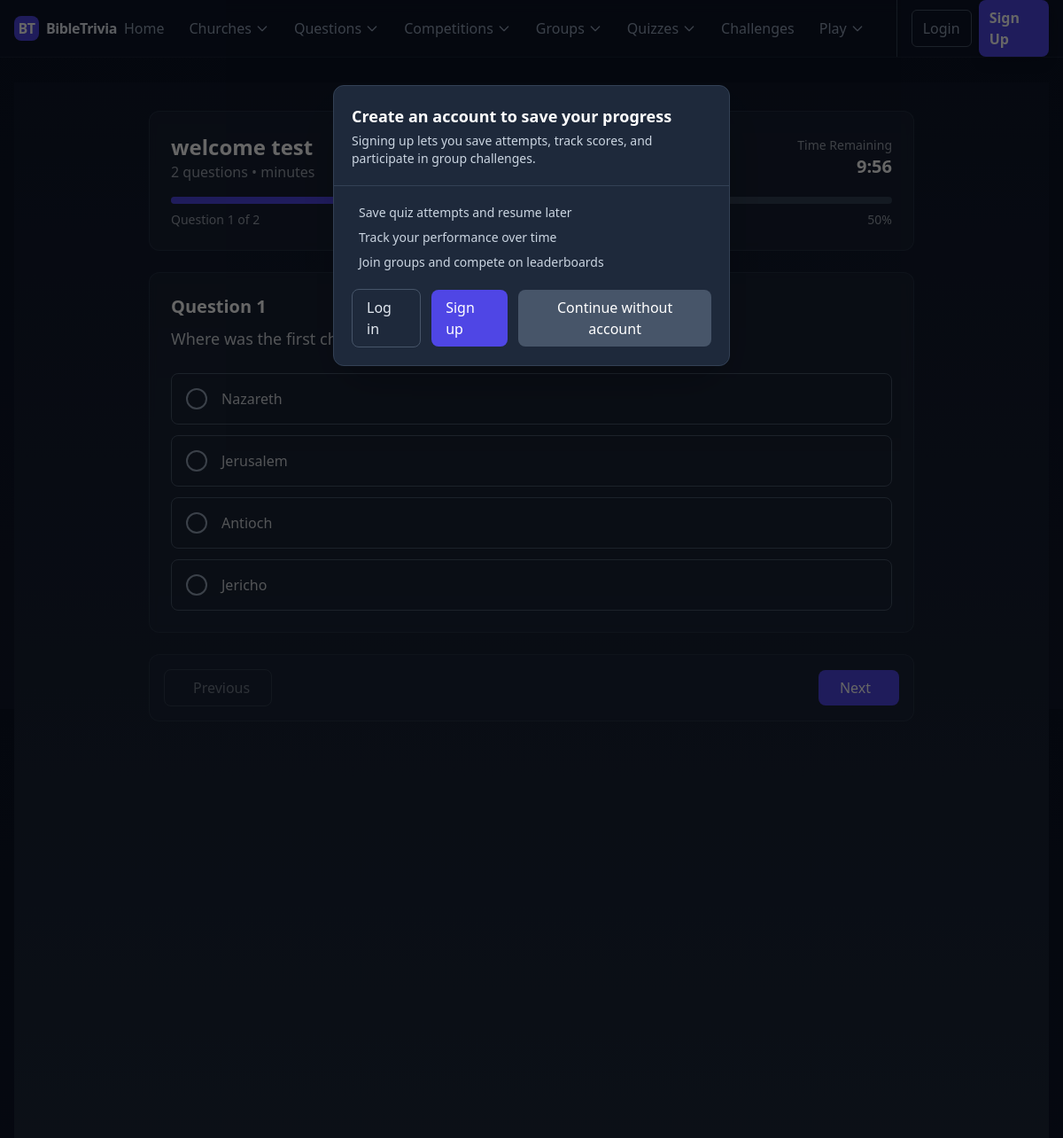
/quizzes/welcome-test/take/, run on the app's committed database.
### home/models.py (models this page shows, shortened)
class TimeStampedModel(models.Model):
    created_at = models.DateTimeField(auto_now_add=True)
    updated_at = models.DateTimeField(auto_now=True)
    class Meta:
        abstract = True

class TestQuiz(TimeStampedModel):
    DIFFICULTY_CHOICES = [
        ('Easy', 'Easy'),
        ('Medium', 'Medium'),
        ('Hard', 'Hard'),
    ]
    QUIZ_TYPE_CHOICES = [
        ('Practice', 'Practice'),
        ('Assessment', 'Assessment'),
        ('Competition', 'Competition'),
        ('Study', 'Study'),
    ]
    level_category = [
        ('Adults', 'Adults'),
        ('Youth', 'Youth'),
        ('Children', 'Children'),
        ('Senior', 'Senior'),
        ('Junior', 'Junior'),
        ('Teens', 'Teens'),
        ('All', 'All'),
    ]
    participation_category = [
        ('Individual', 'Individual'),
        ('Group', 'Group'),
        ('All', 'All'),
    ]
    participation = models.CharField(max_length=100, choices=participation_category, default='All')
    level = models.CharField(max_length=100, choices=level_category, default='All')
    name = models.CharField(max_length=200, unique=True)
    slug = models.SlugField(max_length=220, unique=True, blank=True)
    description = models.TextField(blank=True, help_text="Description of the quiz")
    difficulty = models.CharField(max_length=10, choices=DIFFICULTY_CHOICES, default='Medium')
    quiz_type = models.CharField(max_length=20, choices=QUIZ_TYPE_CHOICES, default='Practice')
    questions = models.ManyToManyField(
        Question,
        related_name='test_quizzes',
        blank=True,
        help_text="Questions included in this quiz"
    )
    activities = models.ManyToManyField(
        CompetitionActivity,
        related_name='quizzes',
        blank=True,
        help_text="Activities this quiz is associated with"
    )
    time_limit = models.PositiveIntegerField(
        null=True,
        blank=True,
        help_text="Time limit in minutes (null = no limit)"
    )
    max_attempts = models.PositiveIntegerField(
        default=1,
        help_text="Maximum number of attempts allowed"
    )
    passing_score = models.PositiveIntegerField(
        default=70,
        help_text="Minimum score percentage to pass"
    )
    total_points = models.PositiveIntegerField(
        default=0,
        help_text="Total possible points for this quiz"
    )
    is_active = models.BooleanField(default=True)
    is_public = models.BooleanField(default=True, help_text="Available to all users")
    requires_authentication = models.BooleanField(default=True)
    created_by = models.ForeignKey(
        settings.AUTH_USER_MODEL,
        on_delete=models.CASCADE,
        related_name='created_test_quizzes'
    )
    instructions = models.TextField(
        blank=True,
        help_text="Instructions for taking this quiz"
    )
    metadata = models.JSONField(
        blank=True,
        null=True,
        help_text="Additional quiz settings and data"
    )
    class Meta:
        ordering = ['-created_at']
        indexes = [
            models.Index(fields=["slug"]),
            models.Index(fields=["is_active"]),
            models.Index(fields=["quiz_type"]),
            models.Index(fields=["difficulty"]),
            models.Index(fields=["created_by"]),
        ]
        verbose_name = "Test Quiz"
        verbose_name_plural = "Test Quizzes"
    def get_question_count(self):
        return self.questions.count()

class Question(TimeStampedModel):
    DIFFICULTY_CHOICES = [
        ('Easy', 'Easy'),
        ('Medium', 'Medium'),
        ('Hard', 'Hard'),
    ]
    QUESTION_TYPE_CHOICES = [
        ('single', 'Single Choice'),
        ('multiple', 'Multiple Select'),
        ('open', 'Open Ended'),
    ]
    level_category = [
        ('Adults', 'Adults'),
        ('Youth', 'Youth'),
        ('Children', 'Children'),
        ('Senior', 'Senior'),
        ('Junior', 'Junior'),
        ('Teens', 'Teens'),
        ('All', 'All'),
    ]
    level = models.CharField(max_length=100, choices=level_category, default='All')
    allowed_levels = models.JSONField(
        default=list,
        blank=True,
        help_text="Select one or more levels this question applies to"
    )
    uuid = models.UUIDField(default=uuid.uuid4, unique=True, editable=False)
    categories = models.ManyToManyField(
        QuestionCategory,
        related_name='questions',
        blank=True,
    )
    activities = models.ManyToManyField(
        'CompetitionActivity',
        related_name='questions',
        blank=True,
        help_text='Activities this question is associated with'
    )
    question_text = models.TextField()
    difficulty = models.CharField(max_length=10, choices=DIFFICULTY_CHOICES, default='Medium')
    question_type = models.CharField(max_length=20, choices=QUESTION_TYPE_CHOICES, default='single')
    explanation = models.TextField(
        blank=True,
        help_text="Optional explanation for the correct answer"
    )
    bible_reference = models.CharField(
        max_length=100,
        blank=True,
        help_text="Bible verse reference (e.g., John 3:16)"
    )
    points = models.PositiveIntegerField(
        default=1,
        help_text="Points awarded for correct answer"
    )
    penalty = models.PositiveIntegerField(
        default=1,
        help_text="If 0, allow positive proportional credit for multiple-select; otherwise full-or-nothing"
    )
    is_active = models.BooleanField(default=True)
    created_by = models.ForeignKey(
        settings.AUTH_USER_MODEL,
        on_delete=models.CASCADE,
        related_name='created_questions'
    )
    class Meta:
        ordering = ['-created_at']
        indexes = [
            models.Index(fields=["difficulty"]),
            models.Index(fields=["is_active"]),
            models.Index(fields=["created_by"]),
        ]
        verbose_name = "Question"
        verbose_name_plural = "Questions"

class Choice(models.Model):
    question = models.ForeignKey(Question, on_delete=models.CASCADE, related_name='choices')
    choice_text = models.CharField(max_length=200)
    is_correct = models.BooleanField(default=False)
    explanation = models.TextField(max_length=500, null=True, blank=True)
    class Meta:
        ordering = ['is_correct', 'choice_text']
        indexes = [
            models.Index(fields=["question", "is_correct"]),
        ]
        verbose_name = "Choice"
        verbose_name_plural = "Choices"

### home/views.py (the view, shortened to what this page needs)
# urls.py: path('quizzes/<slug:slug>/take/', QuizTakeView.as_view(), name='quiz_take'),
class QuizTakeView(DetailView):
    model = TestQuiz
    template_name = 'home/quiz_take.html'
    context_object_name = 'quiz'
    slug_field = 'slug'
    slug_url_kwarg = 'slug'
    def dispatch(self, request, *args, **kwargs):
        self.quiz = self.get_object()
        if not self.quiz.is_active:
            messages.error(request, 'This quiz is not available.')
            return redirect('quiz_detail', slug=self.quiz.slug)
        if not request.user.is_authenticated and not self.quiz.is_public:
            messages.error(request, 'You need to log in to access this quiz.')
            return redirect('quiz_detail', slug=self.quiz.slug)
        if self.quiz.get_question_count() == 0:
            messages.error(request, 'This quiz has no questions.')
            return redirect('quiz_detail', slug=self.quiz.slug)
        self.selected_group = None
        group_id = request.GET.get('group_id')
        taking_as_individual = request.GET.get('individual') in ['1', 'true', 'True', 'yes', 'on', '']
        if self.quiz.participation == 'Group' and not self.selected_group:
            messages.error(request, 'Select a group to take this quiz.')
            return redirect('quiz_detail', slug=self.quiz.slug)
        if self.quiz.participation == 'Individual':
            self.selected_group = None
        return super().dispatch(request, *args, **kwargs)
    def get_context_data(self, **kwargs):
        context = super().get_context_data(**kwargs)
        quiz = self.get_object()
        questions = quiz.questions.all().prefetch_related('choices')
        allow_multiple_ids = []
        for q in questions:
            try:
                correct_count = q.choices.filter(is_correct=True).count()
            except Exception:
                correct_count = 0
            q.allow_multiple = (getattr(q, 'question_type', 'single') == 'multiple') or (correct_count > 1)
            try:
                print(f"[QUIZ_TAKE] quiz={quiz.slug} qid={q.id} correct_count={correct_count} qtype={getattr(q, 'question_type', None)} allow_multiple={q.allow_multiple}")
            except Exception:
                pass
            if q.allow_multiple:
                allow_multiple_ids.append(q.id)
            try:
                q.shuffled_choices = list(q.choices.all().order_by('?'))
            except Exception:
                q.shuffled_choices = list(q.choices.all())
        context['questions'] = questions
        context['allow_multiple_ids'] = allow_multiple_ids
        context['question_count'] = questions.count()
        context['time_limit'] = quiz.time_limit
        context['instructions'] = quiz.instructions
        user = self.request.user
        context['show_signup_modal'] = not user.is_authenticated
        context['can_select_group'] = False
        context['requires_group'] = False
        return context

### home/templates/home/quiz_take.html (shortened to what this page needs)
{% extends 'base.html' %}
{% block content %}
<div class="min-h-screen bg-gradient-to-b from-slate-900 to-slate-800">
    <div class="max-w-4xl mx-auto px-4 py-8">
        <div class="bg-slate-800/50 backdrop-blur-sm rounded-xl p-6 border border-slate-700/50 mb-6">
            <div class="flex items-center justify-between mb-4">
                <div>
                    <h1 class="text-2xl font-bold text-white">{{ quiz.name }}</h1>
                    <p class="text-gray-400">{{ question_count }} questions • {{ estimated_duration }} minutes</p>
                </div>
                <div class="text-right">
                    <div class="text-sm text-gray-400">Time Remaining</div>
                    <div id="timer" class="text-xl font-bold text-white">
                    </div>
                </div>
            </div>
            <div class="flex justify-between text-sm text-gray-400 mt-2">
                <span>Question <span id="current-question">1</span> of {{ question_count }}</span>
                <span id="progress-percentage">0%</span>
            </div>
        </div>
        <form id="quiz-form" method="post" class="space-y-6" data-can-select-group="{{ can_select_group|yesno:'1,0' }}" data-requires-group="{{ requires_group|yesno:'1,0' }}">
            {% for question in questions %}
            <div class="question-card {% if forloop.first %}active{% endif %}" data-question="{{ forloop.counter }}" data-qtype="{{ question.question_type }}" data-qid="{{ question.id }}" data-allow-multiple="{% if question.id in allow_multiple_ids %}1{% else %}0{% endif %}">
                <div class="bg-slate-800/50 backdrop-blur-sm rounded-xl p-6 border border-slate-700/50">
                    <div class="mb-6">
                        <h2 class="text-xl font-semibold text-white mb-2">
                            Question {{ forloop.counter }}
                        </h2>
                        <p class="text-gray-300 text-lg leading-relaxed">{{ question.question_text }}</p>
                    </div>
                    {% if question.question_type == 'open' %}
                        <div>
                            <label for="q_{{ question.id }}_text" class="block text-sm font-medium text-slate-300 mb-2">Your Answer</label>
                            <textarea id="q_{{ question.id }}_text" name="question_{{ question.id }}_text" rows="4" class="w-full rounded-lg bg-slate-900/60 border border-slate-700/50 px-3 py-2 text-sm text-slate-200" placeholder="Type your answer here..."></textarea>
                        </div>
                    {% else %}
                        <div class="space-y-3">
                            {% for choice in question.shuffled_choices %}
                            <label class="choice-option block p-4 border border-slate-600 rounded-lg cursor-pointer hover:border-indigo-500 transition-colors">
                                <div class="flex items_center">
                                    <div class="w-6 h-6 rounded-full border-2 border-slate-400 mr-4 flex-shrink-0 choice-indicator">
                                    </div>
                                    <span class="text-gray-300">{{ choice.choice_text }}</span>
                                </div>
                            </label>
                            {% endfor %}
                        </div>
                    {% endif %}
                </div>
            </div>
            {% endfor %}
            <div class="flex justify-between items-center bg-slate-800/50 backdrop-blur-sm rounded-xl p-4 border border-slate-700/50">
                <button type="button" id="prev-btn" class="px-6 py-2 border border-slate-600 text-slate-300 font-medium rounded-lg hover:bg-slate-700/50 transition-colors disabled:opacity-50 disabled:cursor-not-allowed" disabled>
                    Previous
                </button>
                <div class="flex space-x-2">
                    <button type="button" id="next-btn" class="px-6 py-2 bg-indigo-600 hover:bg-indigo-500 text-white font-medium rounded-lg transition-colors">
                        Next
                    </button>
                </div>
            </div>
        </form>
    </div>
</div>
{% if show_signup_modal %}
<div id="signup-modal" class="fixed inset-0 z-50 hidden">
    <div class="absolute inset-0 bg-black/60"></div>
    <div class="relative mx-auto mt-24 max-w-md rounded-xl bg-slate-800 border border-slate-700 shadow-2xl overflow-hidden">
        <div class="p-5 border-b border-slate-700 flex items-start justify-between">
            <div>
                <h3 class="text-white text-lg font-semibold">Create an account to save your progress</h3>
                <p class="text-slate-300 text-sm mt-1">Signing up lets you save attempts, track scores, and participate in group challenges.</p>
            </div>
            <button id="signup-modal-close" class="text-slate-400 hover:text-slate-200 p-1">
            </button>
        </div>
        <div class="p-5 space-y-3">
            <ul class="text-slate-300 text-sm space-y-2">
                <li class="flex items-start"> Save quiz attempts and resume later</li>
                <li class="flex items-start"> Track your performance over time</li>
                <li class="flex items-start"> Join groups and compete on leaderboards</li>
            </ul>
            <div class="flex items-center justify-end gap-3 pt-2">
                <a href="/accounts/login/" class="px-4 py-2 rounded-lg border border-slate-600 text-slate-200 hover:bg-slate-700/50">Log in</a>
                <a href="/accounts/signup/" class="px-4 py-2 rounded-lg bg-indigo-600 hover:bg-indigo-500 text-white">Sign up</a>
                <button id="signup-modal-continue" class="px-4 py-2 rounded-lg bg-slate-600 hover:bg-slate-500 text-white">Continue without account</button>
            </div>
        </div>
    </div>
</div>
{% endif %}
{% endblock %}

### home/templates/home/quiz_take.html (style rules this page uses)
.question-card { display: none; }
.question-card.active { display: block; }
.choice-option { transition: all 0.2s ease; }

### data on the page
TestQuiz: name "welcome test"
Question: question_text "Where was the first church created ?"
Choice: choice_text "Nazareth"
Choice: choice_text "Jerusalem"
Choice: choice_text "Antioch"
Choice: choice_text "Jericho"

### other printed values
{{ question_count }} "2"
